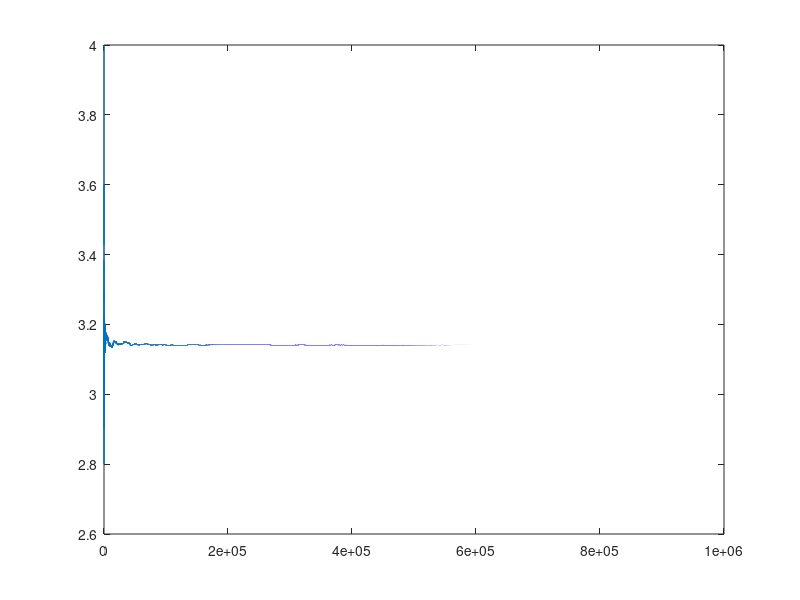

This chart was generated by the following MATLAB code:
function mcc_pi()
    n = 1000000;
    r = 1.0;
    tocke_v_krogu = 0;
    priblizek_pi = zeros(n, 1);

    for i = 1:n
        x = -r + 2 * r * rand();
        y = -r + 2 * r * rand();
        if x^2 + y^2 <= r^2
            tocke_v_krogu = tocke_v_krogu + 1;
        end
        priblizek_pi(i) = (tocke_v_krogu / i) * 4;
    end

    figure;
    plot(1:n, priblizek_pi);

    fprintf('Končni približek π: %f\n', priblizek_pi(n));
end

